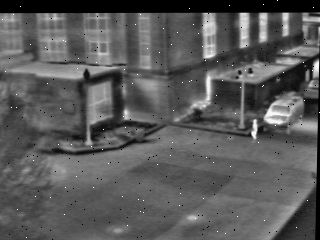
//> input picture photoshop/img1.bmp, 320 x 240 px
$ ./photoshop   (built with g++ and OpenCV 4)
//> lines starting //> are read from the running program, lines starting //| are printed output that depends on the picture; after the words box and inside, x2 and y2 are one past the last pixel; in counts of white or black regions, pixels touching at a corner belong together
#include <opencv2/opencv.hpp>
#include <iostream>

using namespace cv;
using namespace std;

int main()
{
	Mat img = imread("img1.bmp",0);     //第一帧图片
//> img is the input picture: 240 rows x 320 cols, CV_8UC1; min 0, max 255, mean 89.8
	medianBlur(img, img, 3);
	Mat img2;                           //第一帧图片的彩色RGB
	cvtColor(img, img2, COLOR_GRAY2BGR);

	Mat nex, nex2;                      //第二帧图片以及彩色RGB
	Mat diffImg;                          //差异帧

	int x, y;
	int w, h;
	x = 249, y = 116, w = 14, h = 26;
	//cin >> x >> y >> w >> h;              //第一帧的框取坐标


	{										//在第一帧的图中画出示意性红框
		for (int i = x;i < x + w;i++) {
			for (int j = 0;j <= 1;j++) {
				Point p = Point(i, y + h*j - 1);
				circle(img2, p, 0, Scalar(0, 0, 255));
			}
		}
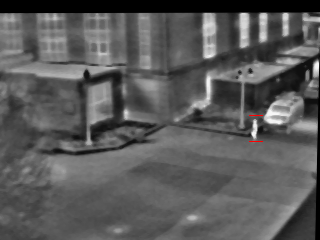
//> img2: 240 rows x 320 cols, CV_8UC3; mean B, G, R 89.7, 89.7, 89.8
		for (int j = y;j < y + h;j++) {
			for (int i = 0;i <= 1;i++) {
				Point p = Point(i*w + x - 1, j);
				circle(img2, p, 0, Scalar(0, 0, 255));
			}
		}
//> img2: 240 rows x 320 cols, CV_8UC3; 0.07% of pixels changed, all inside (x1, y1, x2, y2) = (248, 116, 263, 142)
	}


	Mat subimg = img(Rect(x, y, w, h));        //局部图
	MatND histimg;
	const int channels[1] = { 0 };
	const int histSize[1] = { 256 };
	float subranges[2] = { 0,255 };
	const float *ranges[1] = { subranges };
	calcHist(&subimg, 1, channels, Mat(), histimg, 1, histSize, ranges, true, false);           //局部图的灰度直方图
//> histimg = 256 values, max 11 at index 57, min 0 at index 0, mean 1.42
	normalize(histimg, histimg, 0, 1, NORM_MINMAX, -1, Mat());
//> histimg = 256 values, max 1 at index 57, min 0 at index 0, mean 0.129

	nex = imread("img2.bmp", 0);
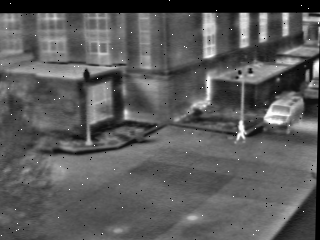
//> input picture photoshop/img2.bmp, 320 x 240 px
//> nex is the input picture: 240 rows x 320 cols, CV_8UC1; min 0, max 255, mean 90.9
	medianBlur(nex, nex, 3);
	cvtColor(nex, nex2, COLOR_GRAY2BGR);
	subtract(nex, img, diffImg);                                   //提取差异图
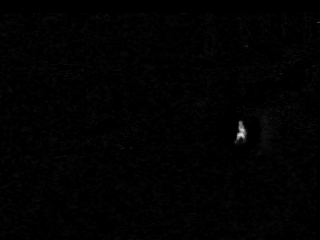
//> diffImg: 240 rows x 320 cols, CV_8UC1; min 0, max 221, mean 1.9
	threshold(diffImg, diffImg, 50.0, 255, THRESH_BINARY);          //二值化
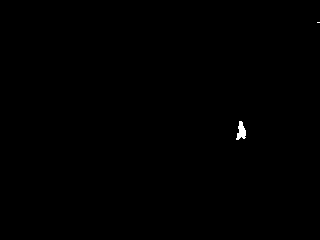
//> diffImg: 240 rows x 320 cols, CV_8UC1; 0.16% white; 2 white regions (1 under 20 px)

	vector<vector<Point>> cont;                   //二值化后的边界
	vector<Vec4i> hierarchy;
	findContours(diffImg, cont, hierarchy, CV_RETR_EXTERNAL, CV_CHAIN_APPROX_NONE);
//> cont = 2 contours, 1 with area under 20; largest, box (x1, y1, x2, y2) and area: (236, 121, 246, 140) 93
	int maxsize = 0, conum=0;
	for (int i = 0;i < cont.size();i++) {
		if (cont[i].size() > maxsize) {
			conum = i;
			maxsize = cont[i].size();
		}
	}
//> this loop made 2 passes
//> maxsize on pass 1: 46
//> after the loop, conum = 0; maxsize = 46

	int nexw, nexh, nexx, nexy;
	nexx = img.cols, nexy = img.rows;
//> nexx = 320; nexy = 240
	int maxx = 0, maxy = 0;
	for (int i = 0;i < cont[conum].size();i++) {
		Point p = cont[conum].at(i);
		if (p.x > maxx)
			maxx = p.x;
		if (p.x < nexx)
			nexx = p.x;
		if (p.y > maxy)
			maxy = p.y;
		if (p.y  < nexy)
			nexy = p.y;
	}
//> this loop made 46 passes
//> (p, nexx) on passes 6, 14, 19: (Point(238, 126), 238), (Point(237, 133), 237), (Point(236, 138), 236)
//> (nexx, nexy) on pass 1: (239, 121)
//> after the loop, maxx = 245; nexx = 236; maxy = 139; nexy = 121

	nexw = maxx - nexx;
//> nexw = 9
	nexh = maxy - nexy;
//> nexh = 18


	Point center = Point((maxx + nexx) / 2, (maxy + nexy) / 2);
//> center = Point(240, 130)

	double min = 1000;
	int mw, mh;
	for (int weight = w*0.9;weight <= w*1.2;weight++) {
		for (int height = h*0.9;height <= h*1.2;height++) {               //以中心为中心寻找合适的边框大小
			int cx, cy;
			cx = center.x - weight / 2;
			cy = center.y - height / 2;
			Mat subnex = nex(Rect(cx, cy, weight, height));             //提取局部
			MatND histnex;
			calcHist(&subnex, 1, channels, Mat(), histnex, 1, histSize, ranges, true, false);
			normalize(histnex, histnex, 0, 1, NORM_MINMAX, -1, Mat());
			double base = compareHist(histnex, histimg, 2);             //Bhattacharyya方式对比直方图
			//cout << base << endl;
			if (base < min) {
				mw = weight;
				mh = height;
				min = base;
			}
		}
	}
//> after the loop, mw = 12; mh = 27; min = 11.36

	{													//在第二张图中重新画出红框
		//mw = w;
		//mh = h;
		int cx = center.x - mw / 2;
//> cx = 234
		int cy = center.y - mh / 2;
//> cy = 117
		cout << "新定位边框: " << cx << " " << cy << " " << mw << " " << mh << endl;
//| 新定位边框: 234 117 12 27
		cout << "直方图相似度Bhattacharyya 系数 " << min << endl;
//| 直方图相似度Bhattacharyya 系数 11.3636
		//cout << mw << mh << cx << cy;
		for (int i = cx;i < cx + mw;i++) {
			for (int j = 0;j <= 1;j++) {
				Point p = Point(i, cy + mh*j - 1);
				circle(nex2, p, 0, Scalar(0, 0, 255));
			}
		}
//> this loop made 12 passes
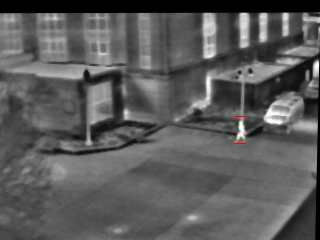
//> nex2: 240 rows x 320 cols, CV_8UC3; mean B, G, R 90.7, 90.7, 90.8
		for (int j = cy;j < cy + mh;j++) {
			for (int i = 0;i <= 1;i++) {
				Point p = Point(i*mw + cx - 1, j);
				circle(nex2, p, 0, Scalar(0, 0, 255));
			}
		}
//> this loop made 27 passes
//> nex2: 240 rows x 320 cols, CV_8UC3; 0.07% of pixels changed, all inside (x1, y1, x2, y2) = (233, 117, 246, 144)
	}


	namedWindow("Test1", CV_WINDOW_AUTOSIZE);
	imshow("Test1", img2);
	imwrite("frame1.bmp", img2);

	namedWindow("Test2", CV_WINDOW_AUTOSIZE);
	imshow("Test2", nex2);
	imwrite("frame2.bmp", nex2);

	namedWindow("Test3", CV_WINDOW_AUTOSIZE);
	imshow("Test3", diffImg);
	imwrite("diff.bmp", diffImg);

	//等待键盘任意键按下关闭此窗口
	waitKey(0);
	return 0;
}
